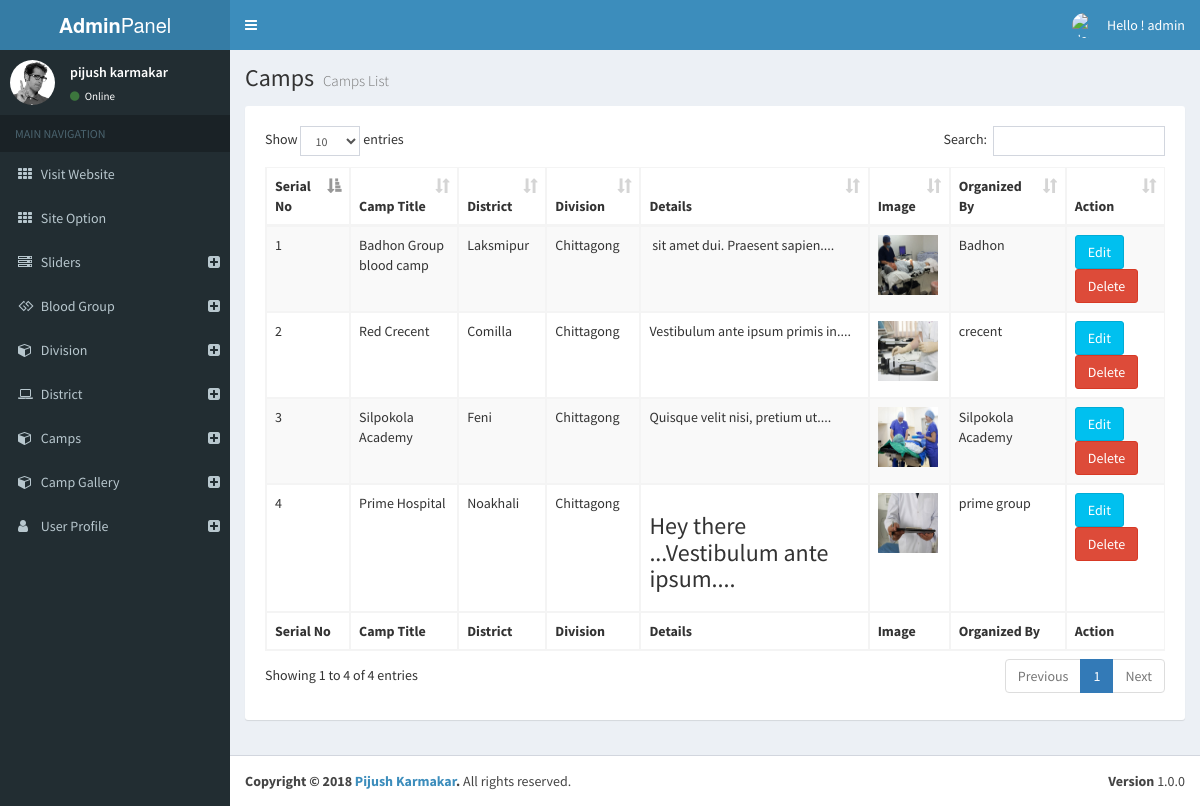
Screenshot of /admin/camplist.php (signed in) with the database file from the repository.
### tables this page shows
CREATE TABLE `tbl_camp` (
  `campId` int(11) NOT NULL,
  `distId` int(11) NOT NULL,
  `divId` int(11) NOT NULL,
  `campTitle` varchar(255) NOT NULL,
  `organizedBy` varchar(255) NOT NULL,
  `image` varchar(255) NOT NULL,
  `details` text NOT NULL
);

CREATE TABLE `tbl_district` (
  `distId` int(11) NOT NULL,
  `divId` int(11) NOT NULL,
  `distName` varchar(50) NOT NULL,
  `cityName` varchar(50) NOT NULL,
  `zipcode` int(11) NOT NULL
);

CREATE TABLE `tbl_division` (
  `divId` int(11) NOT NULL,
  `divName` varchar(50) NOT NULL
);

### lib/Database.php (called while the page is built, shortened)
<?php
Class Database{
	public $host   = DB_HOST;
	public $user   = DB_USER;
	public $pass   = DB_PASS;
	public $dbname = DB_NAME;
	public $link;
	private function connectDB(){
	$this->link = new mysqli($this->host, $this->user, $this->pass, $this->dbname);
 }
	public function select($query){
		$result = $this->link->query($query) or die($this->link->error.__LINE__);
		if($result->num_rows > 0){
			return $result;
		} else {
			return false;
		}
	}
}

### classes/BloodProcess.php (called while the page is built, shortened)
<?php
$filepath = realpath(dirname( __FILE__ ) );
 include_once ($filepath.'/../lib/Database.php');
 include_once ($filepath.'/../helpers/Format.php');
 ?>
<?php
class BloodProcess{
    private $db;
	public function __construct() {
        $this->db = new Database();
	}
public function getAllCamp(){
     $query = " SELECT c.*,d.distName,v.divName FROM
              tbl_camp as c, tbl_district as d,tbl_division as v
              WHERE c.distId = d.distId AND c.divId = v.divId
              ORDER BY c.campId DESC " ;
   $result = $this->db->select($query);
   return $result;
}
}
?>

### helpers/Format.php (called while the page is built, shortened)
<?php
class Format{
   public function textShorten($text,$limit=400){
        $text = $text." ";
        $text = substr($text,0,$limit);
        $text = substr($text,0,strrpos($text,' '));
        $text = $text.".... ";
        return $text;
   }
}
 ?>

### admin/camplist.php (the view, shortened to what this page needs)
<?php include 'inc/header.php';?>
<?php include 'inc/sidebar.php';?>
<?php include '../classes/BloodProcess.php'; ?>
<?php
   $bp = new BloodProcess();
   $fm = new Format();
?>
  <div class="content-wrapper">
    <section class="content-header">
      <h1>
        Camps
        <small>Camps List</small>
      </h1>
    </section>
    <section class="content">
       <div class="row">
         <div class="col-xs-12">
            <div class="box">
            <div class="box-body">
              <table id="example1" class="table table-bordered table-striped">
                <thead>
                <tr>
                   <th>Serial No</th>
                  <th>Camp Title</th>
                  <th>District</th>
                  <th>Division</th>
                  <th>Details</th>
                  <th>Image</th>
                  <th>Organized By</th>
                  <th>Action</th>
                </tr>
                </thead>
                <tbody>
                  <?php
                     $getCamp = $bp->getAllCamp();
                     if($getCamp){
                        $i = 0;
                        while($result = $getCamp->fetch_assoc() ){
                           $i++;
                   ?>
                <tr>
                  <td><?php echo $i; ?></td>
                  <td> <?php echo $result['campTitle']; ?></td>
                  <td><?php echo $result['distName']; ?></td>
                  <td><?php echo $result['divName']; ?></td>
                  <td><?php echo $fm->textShorten($result['details'],90 ); ?></td>
                  <td><img src="<?php echo $result['image']; ?>" alt="" height="60" width="60"></td>
                  <td><?php echo $result['organizedBy']; ?></td>
                  <td><a href="campedit.php?campId=<?php echo $result['campId']; ?>" class="btn btn-info">Edit </a>  <a onclick=" return confirm('Are You Sure To Delete'); " href="?delcamp=<?php echo $result['campId']; ?>" class="btn btn-danger"> Delete</a></td>
                </tr>
                <?php } } ?>
                </tbody>
                <tfoot>
                <tr>
                  <th>Serial No</th>
                  <th>Camp Title</th>
                  <th>District</th>
                  <th>Division</th>
                  <th>Details</th>
                  <th>Image</th>
                  <th>Organized By</th>
                  <th>Action</th>
                </tr>
                </tfoot>
              </table>
            </div>
          </div>
         </div>
       </div>
    </section>
  </div>
 <?php include 'inc/footer.php';?>

### rows the page displays
tbl_camp: campTitle "Badhon Group blood camp", distId.distName "Laksmipur", divId.divName "Chittagong", details "sit amet dui. Praesent sapien....", image (picture), organizedBy "Badhon"
tbl_camp: campTitle "Red Crecent", distId.distName "Comilla", divId.divName "Chittagong", details "Vestibulum ante ipsum primis in....", image (picture), organizedBy "crecent"
tbl_camp: campTitle "Silpokola Academy", distId.distName "Feni", divId.divName "Chittagong", details "Quisque velit nisi, pretium ut....", image (picture), organizedBy "Silpokola Academy"
tbl_camp: campTitle "Prime Hospital", distId.distName "Noakhali", divId.divName "Chittagong", details "Hey there ...Vestibulum ante ipsum....", image (picture), organizedBy "prime group"

### other values shown
Session::get('adminUser') "admin"
Session::get('adminName') "pijush karmakar"
